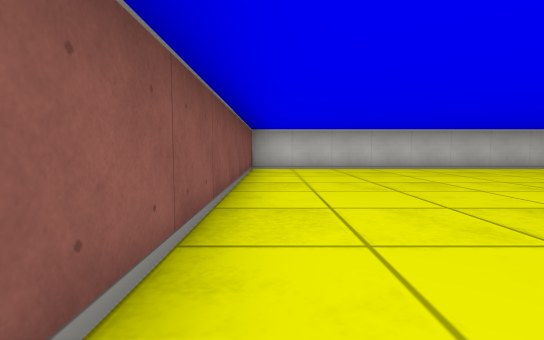
[1] (above)

23 first-person views from a walk through a cub3D level. The camera is about half as high as the walls, tilts 4° down and sees 85° across. The floor is counted in squares. Each view is taken from the middle of a square. On the plan, view 1 faces up. The plan holds only what a view shows up to about 9 squares ahead; the rest is blank.

[2]
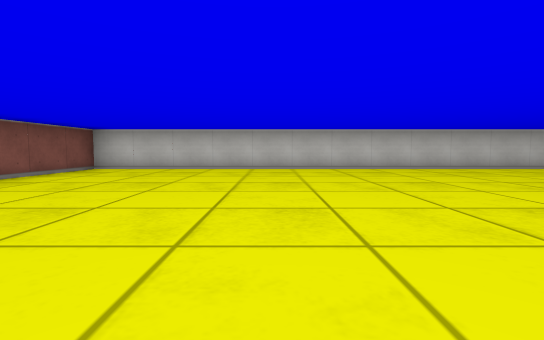

[3]
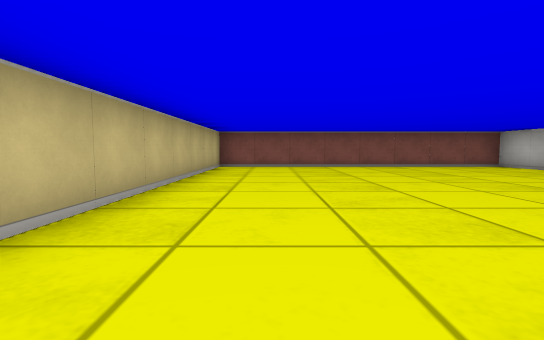

[4]
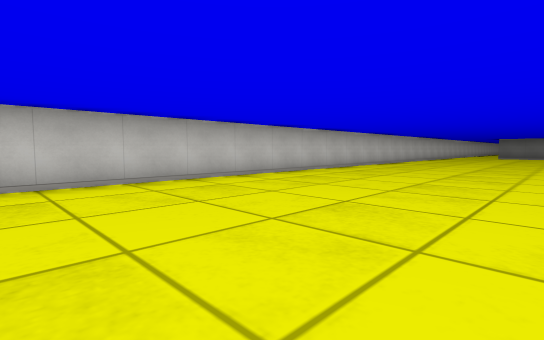

[5]
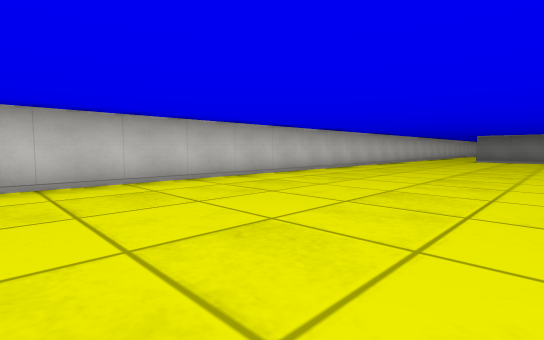

[6]
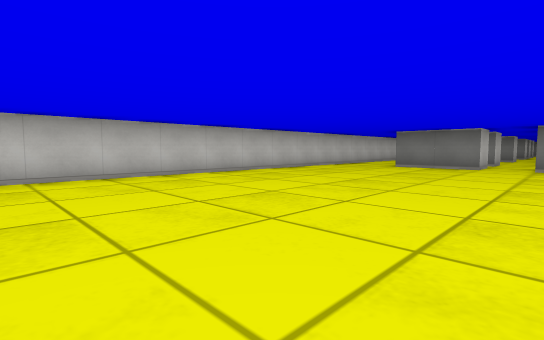

[7]
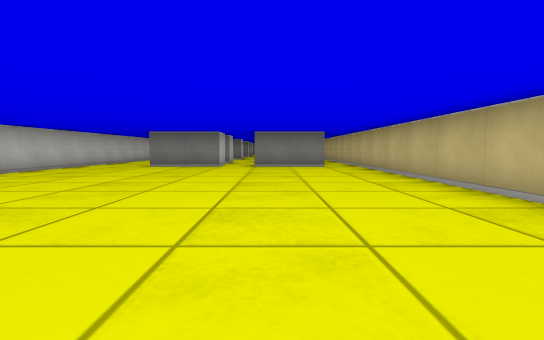

[8]
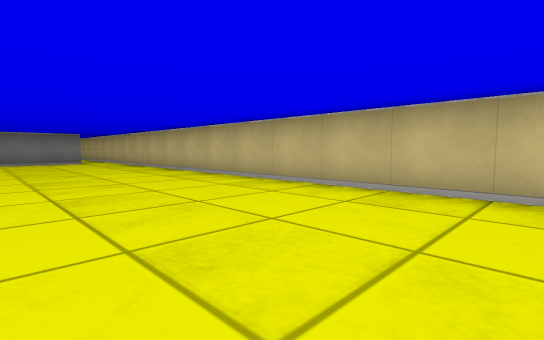

[9]
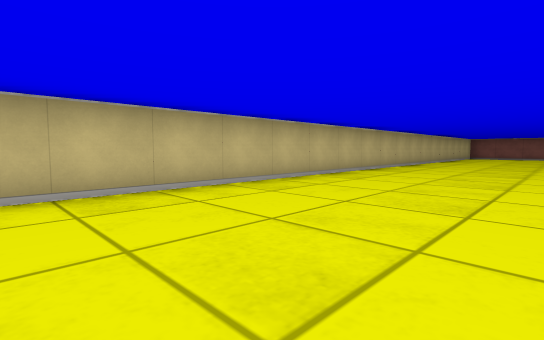

[10]
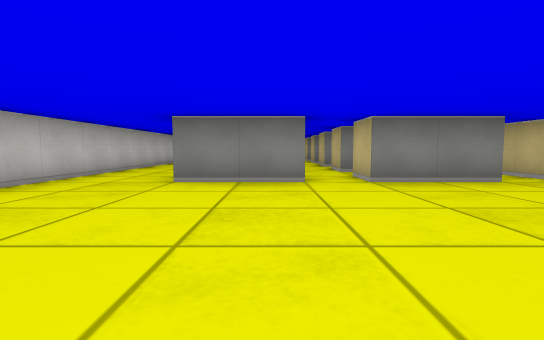

[11]
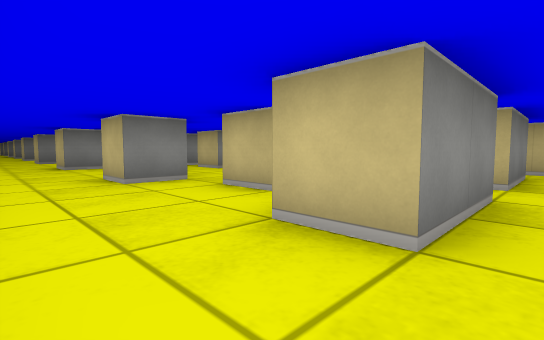

[12]
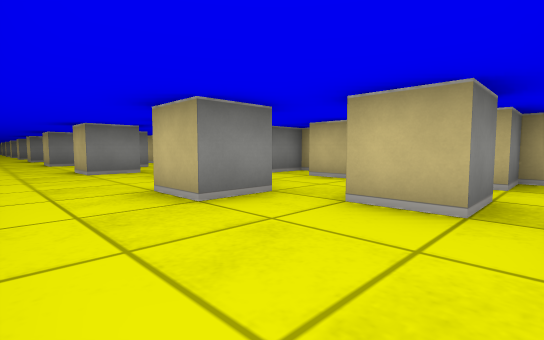

[13]
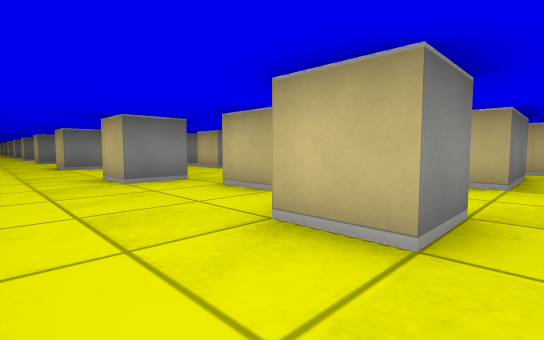

[14]
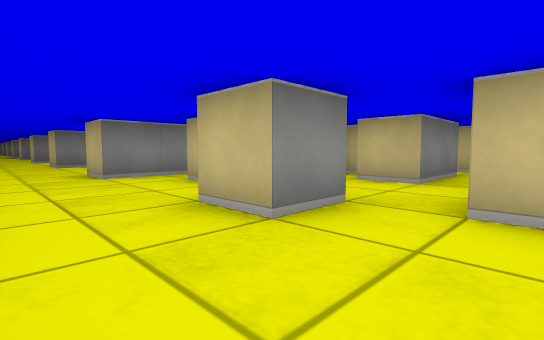

[15]
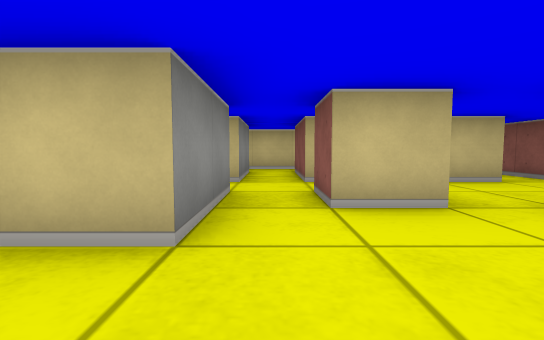

[16]
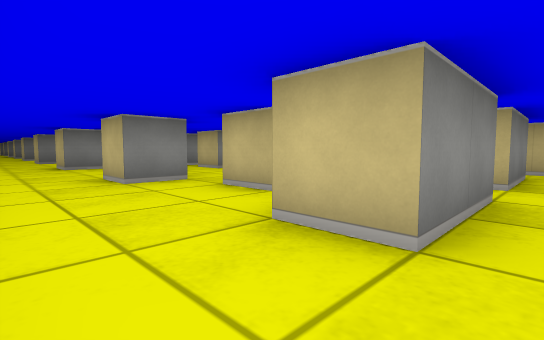

[17]
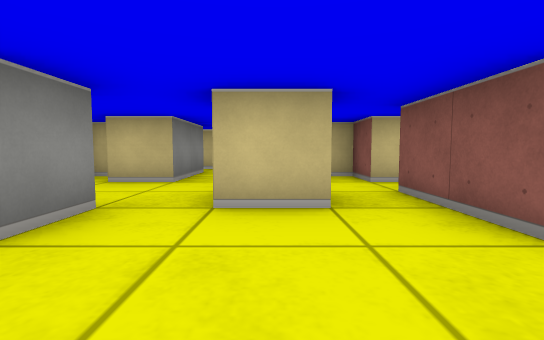

[18]
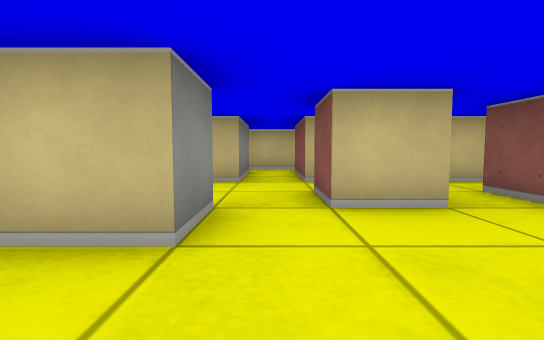

[19]
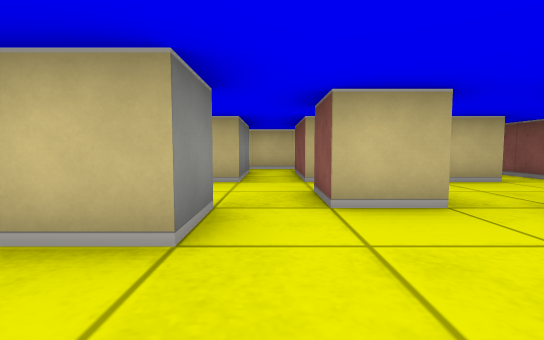

[20]
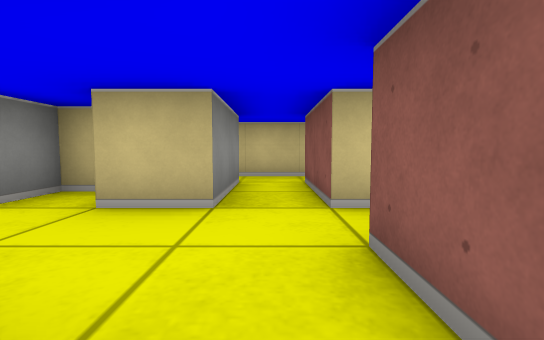

[21]
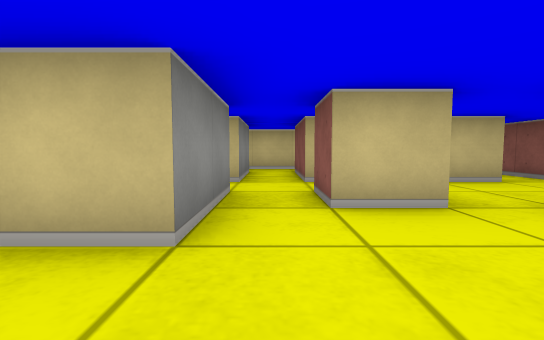

[22]
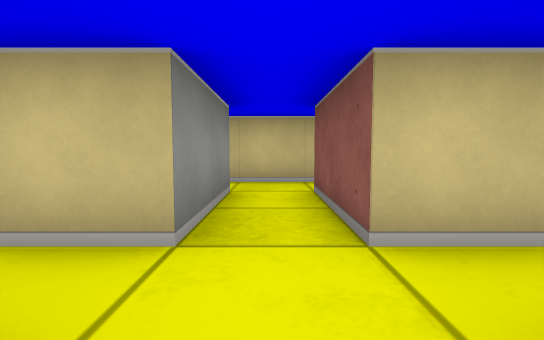

[23]
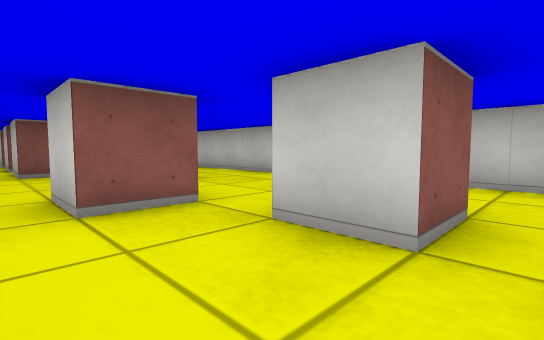

### Floor plan
Key: @ floor where view 1 was taken; # wall or solid block; . floor.
Columns run from 1 left of view 1 to 51 right of it. Each row starts with its distance up from view 1.
  8 #################################        ####   ##
  7 #................................................. .
  6 #....................................................
  5 #...........................#...#...#...#...#...#...#
  4 #...........................#.#...#...#.#.#...#...#.#
  3 #....................................................
  2 #...........................#.#.#.#.#.#.#.#.#.#.#.#.#
  1 #...........................###.###.###.###.###.###.#
  0 #@...........................  .   ..  .   .. ... ...
 -1 #################################   #################

Where each view was taken, in squares from view 1:
view 1: 0 up, 0 right, facing up
view 2: 0 up, 4 right, facing up
view 3: 1 up, 8 right, facing left
view 4: 3 up, 8 right, facing up-right
view 5: 3 up, 13 right, facing up-right
view 6: 2 up, 18 right, facing up-right
view 7: 2 up, 18 right, facing right
view 8: 3 up, 15 right, facing down-right
view 9: 3 up, 17 right, facing down-left
view 10: 4 up, 22 right, facing right
view 11: 7 up, 26 right, facing down-right
view 12: 7 up, 28 right, facing down-right
view 13: 7 up, 30 right, facing down-right
view 14: 7 up, 33 right, facing down-right
view 15: 7 up, 38 right, facing down
view 16: 7 up, 38 right, facing down-right
view 17: 7 up, 41 right, facing down
view 18: 7 up, 42 right, facing down
view 19: 7 up, 46 right, facing down
view 20: 5 up, 46 right, facing down
view 21: 7 up, 50 right, facing down
view 22: 4 up, 50 right, facing down
view 23: 3 up, 48 right, facing up-left
